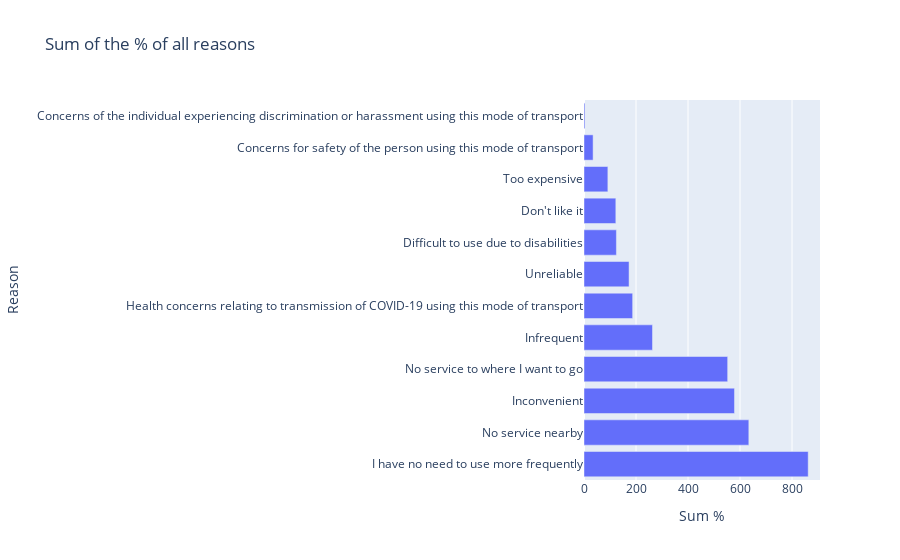

Notebook source saved alongside this figure:
### Code cell
fig = px.bar(
    df_sentiment.groupby(["Reason"])['VALUE'].sum().reset_index().sort_values(by="VALUE", ascending=False),
    x="VALUE",
    y="Reason",
    orientation="h",
    title="Sum of the % of all reasons"
)
fig.update_xaxes(title="Sum %")
fig.update_yaxes(title="Reason")
fig.show()

### Figure 1 — Plotly figure (JSON) as saved in the notebook; plotly's stock layout.template omitted (floating-point values rounded to 4 significant figures)
{"data": [{"alignmentgroup": "True", "hovertemplate": "VALUE=%{x}<br>Reason=%{y}<extra></extra>", "legendgroup": "", "marker": {"color": "#636efa", "pattern": {"shape": ""}}, "name": "", "offsetgroup": "", "orientation": "h", "showlegend": false, "textposition": "auto", "type": "bar", "x": [862.2, 633.9, 578.7, 552.5, 263.4, 187.1, 173.3, 124.6, 122.4, 91.8, 35, 3.7], "xaxis": "x", "y": ["I have no need to use more frequently", "No service nearby", "Inconvenient", "No service to where I want to go", "Infrequent", "Health concerns relating to transmission of COVID-19 using this mode of transport", "Unreliable", "Difficult to use due to disabilities", "Don't like it", "Too expensive", "Concerns for safety of the person using this mode of transport", "Concerns of the individual experiencing discrimination or harassment using this mode of transport"], "yaxis": "y"}], "layout": {"barmode": "relative", "legend": {"tracegroupgap": 0}, "title": {"text": "Sum of the % of all reasons"}, "xaxis": {"anchor": "y", "domain": [0, 1], "title": {"text": "Sum %"}}, "yaxis": {"anchor": "x", "domain": [0, 1], "title": {"text": "Reason"}}}}
